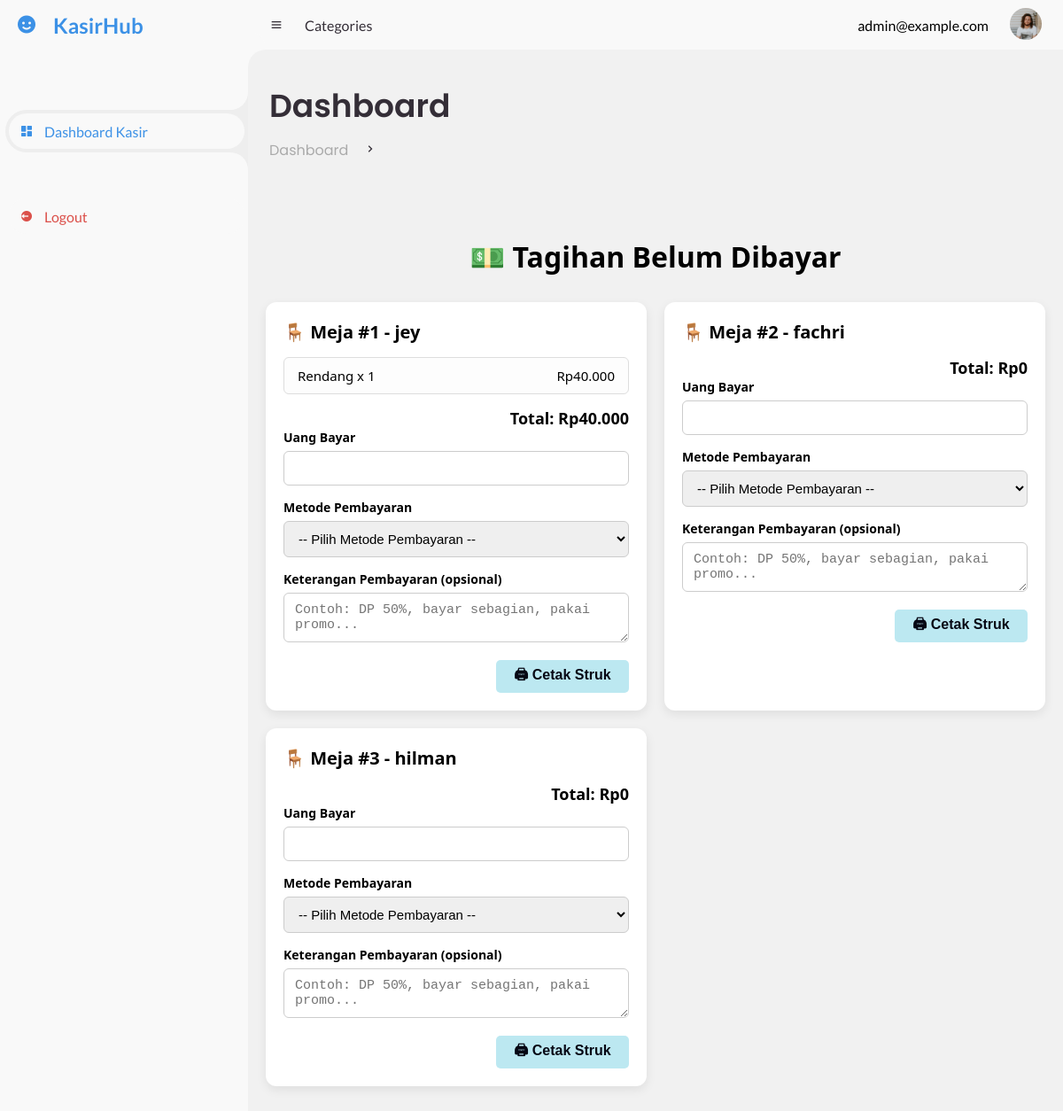
The app's page /kasir/kasir.php with its own data.
### tables this page shows
CREATE TABLE `reservations` (
  `id` int(11) NOT NULL,
  `name` varchar(100) DEFAULT NULL,
  `email` varchar(100) DEFAULT NULL,
  `table_number` int(11) DEFAULT NULL,
  `reservation_date` date DEFAULT NULL,
  `reservation_time` time DEFAULT NULL,
  `guest_count` int(11) DEFAULT NULL,
  `status` enum('belum','selesai','dibayar') DEFAULT 'belum',
  `status_meja` enum('belum selesai','selesai','dibatalkan') NOT NULL
);

CREATE TABLE `orders` (
  `id` int(11) NOT NULL,
  `reservation_id` int(11) NOT NULL,
  `food` varchar(100) NOT NULL,
  `qty` int(11) NOT NULL DEFAULT 1,
  `status` enum('belum','diproses','selesai') NOT NULL DEFAULT 'belum'
);

CREATE TABLE `menu` (
  `id` int(11) NOT NULL,
  `name` varchar(100) NOT NULL,
  `harga` int(11) DEFAULT 0,
  `gambar` varchar(255) DEFAULT 'default.jpg',
  `jenis` enum('Makanan Berat','Makanan Ringan','Minuman') DEFAULT 'Makanan Berat',
  `tersedia` tinyint(1) DEFAULT 1
);

### kasir/kasir.php (the view, shortened to what this page needs)
<?php include '../db.php'; ?>
<!DOCTYPE html>
<html lang="en">
<head>
</head>
<body>
	<?php include 'layouts/navbar.php'; ?>
	<main>
		<div class="head-title">
			<div class="left">
				<h1>Dashboard</h1>
				<ul class="breadcrumb">
					<li>
						<a href="#">Dashboard</a>
					</li>
					<li><i class='bx bx-chevron-right' ></i></li>
				</ul>
			</div>
		</div>
    </main>
	<div class="container">
	    <h2 class="titles">💵 Tagihan Belum Dibayar</h2>
	    <?php
	    $result = mysqli_query($conn, "SELECT * FROM reservations WHERE status_meja = 'belum selesai'");
	    ?>
	    <div class="grid-cards">
	        <?php while ($r = mysqli_fetch_assoc($result)):
	            $reservation_id = $r['id'];
	            $total = 0;
	            $orders = mysqli_query($conn, "SELECT * FROM orders WHERE reservation_id = $reservation_id");
	        ?>
	            <div class="cards">
	                <div class="card-body">
	                    <h5 class="card-title">🪑 Meja #<?= $r['table_number'] ?> - <?= htmlspecialchars($r['name']) ?></h5>
	                    <ul class="list-group">
	                    <?php
	                    while ($item = mysqli_fetch_assoc($orders)):
	                        $food = mysqli_real_escape_string($conn, $item['food']);
	                        $menu = mysqli_query($conn, "SELECT harga FROM menu WHERE name = '$food'");
	                        $harga = mysqli_fetch_assoc($menu)['harga'] ?? 0;
	                        $subtotal = $harga * $item['qty'];
	                        $total += $subtotal;
	                    ?>
	                        <li class="list-group-item d-flex justify-content-between">
	                            <?= htmlspecialchars($item['food']) ?> x <?= $item['qty'] ?>
	                            <span>Rp<?= number_format($subtotal, 0, ',', '.') ?></span>
	                        </li>
	                    <?php endwhile; ?>
	                    </ul>
	                    <h6 class="text-end">Total: <strong>Rp<?= number_format($total, 0, ',', '.') ?></strong></h6>
	                    <form method="POST" action="printstruk.php">
	                        <div class="list">
	                            <label class="form-label">Uang Bayar</label>
	                            <input type="number" name="uang_bayar" min="<?= $total ?>" class="form-control" required>
	                        </div>
	                        <div class="list">
	                            <label class="form-label">Metode Pembayaran</label>
	                            <select name="metode" class="form-select" required>
									<option value="">-- Pilih Metode Pembayaran --</option>
	                            </select>
	                        </div>
	                        <div class="list">
	                            <label class="form-label">Keterangan Pembayaran (opsional)</label>
	                            <textarea name="keterangan" class="form-control" rows="2" placeholder="Contoh: DP 50%, bayar sebagian, pakai promo..."></textarea>
	                        </div>
							 <button type="submit" class="btn btn-cetak">🖨 Cetak Struk</button>
	                    </form>
	                </div>
	            </div>
	        <?php endwhile; ?>
	    </div>
	</div>
</body>
</html>

### kasir/css/style.css (style rules this page uses)
* { margin: 0; padding: 0; box-sizing: border-box; }
a { text-decoration: none; }
li { list-style: none; }
:root { --poppins: 'Poppins', sans-serif; --lato: 'Lato', sans-serif; --light: #F9F9F9; --blue: #3C91E6; --light-blue: #CFE8FF; --grey: #eee; --dark-grey: #AAAAAA; --dark: #342E37; --red: #DB504A; --yellow: #FFCE26; --light-yellow: #FFF2C6; --orange: #FD7238; --light-orange: #FFE0D3; }
html { overflow-x: hidden; }
body { background: var(--grey); overflow-x: hidden; }
#content main { width: 100%; padding: 36px 24px; font-family: var(--poppins); max-height: calc(100vh - 56px); overflow-y: auto; }
#content main .head-title { display: flex; align-items: center; justify-content: space-between; grid-gap: 16px; flex-wrap: wrap; }
#content main .head-title .left h1 { font-size: 36px; font-weight: 600; margin-bottom: 10px; color: var(--dark); }
#content main .head-title .left .breadcrumb { display: flex; align-items: center; grid-gap: 16px; }
#content main .head-title .left .breadcrumb li { color: var(--dark); }
#content main .head-title .left .breadcrumb li a { color: var(--dark-grey); pointer-events: none; }
body { font-family: 'Segoe UI', sans-serif; background-color: #f1f1f1; margin: 0; padding: 0; }
.container { max-width: 1200px; margin: 30px auto; padding: 20px; }
.titles { text-align: center; font-size: 32px; font-weight: bold; margin-bottom: 30px; }
.grid-cards { display: grid; grid-template-columns: repeat(auto-fit, minmax(320px, 1fr)); gap: 20px; }
.cards { background-color: #fff; border-radius: 12px; box-shadow: 0 4px 12px rgba(0, 0, 0, 0.08); padding: 20px; display: flex; flex-direction: column; justify-content: space-between; }
.card-title { font-size: 20px; font-weight: 600; margin-bottom: 15px; }
.list-group { padding-left: 0; margin-bottom: 15px; }
.list-group-item { background-color: #fdfdfd; border: 1px solid #ddd; margin-bottom: 5px; padding: 10px 15px; border-radius: 6px; display: flex; justify-content: space-between; font-size: 15px; }
.text-end { text-align: right; margin-top: 10px; font-size: 18px; font-weight: 600; }
.list { margin-bottom: 15px; }
.form-label { font-weight: 600; display: block; margin-bottom: 6px; font-size: 14px; }
.form-control, .form-select, textarea { width: 100%; padding: 10px 12px; border: 1px solid #ccc; border-radius: 6px; box-sizing: border-box; font-size: 15px; transition: border-color 0.2s; }
.btn-cetak { background-color: #bce8f1; color: #060714; border-radius: 5px; border: none; float: right; cursor: pointer; width: 150px; font-size: 16px; padding: 5px; font-weight: 600; transition: backgorund-color 0.2s; }

### records on screen
reservations: table_number "1", name "jey", total "40.000"
orders: food "Rendang", qty "1", qty.harga "40.000"
reservations: table_number "2", name "fachri", total "0"
reservations: table_number "3", name "hilman", total "0"
